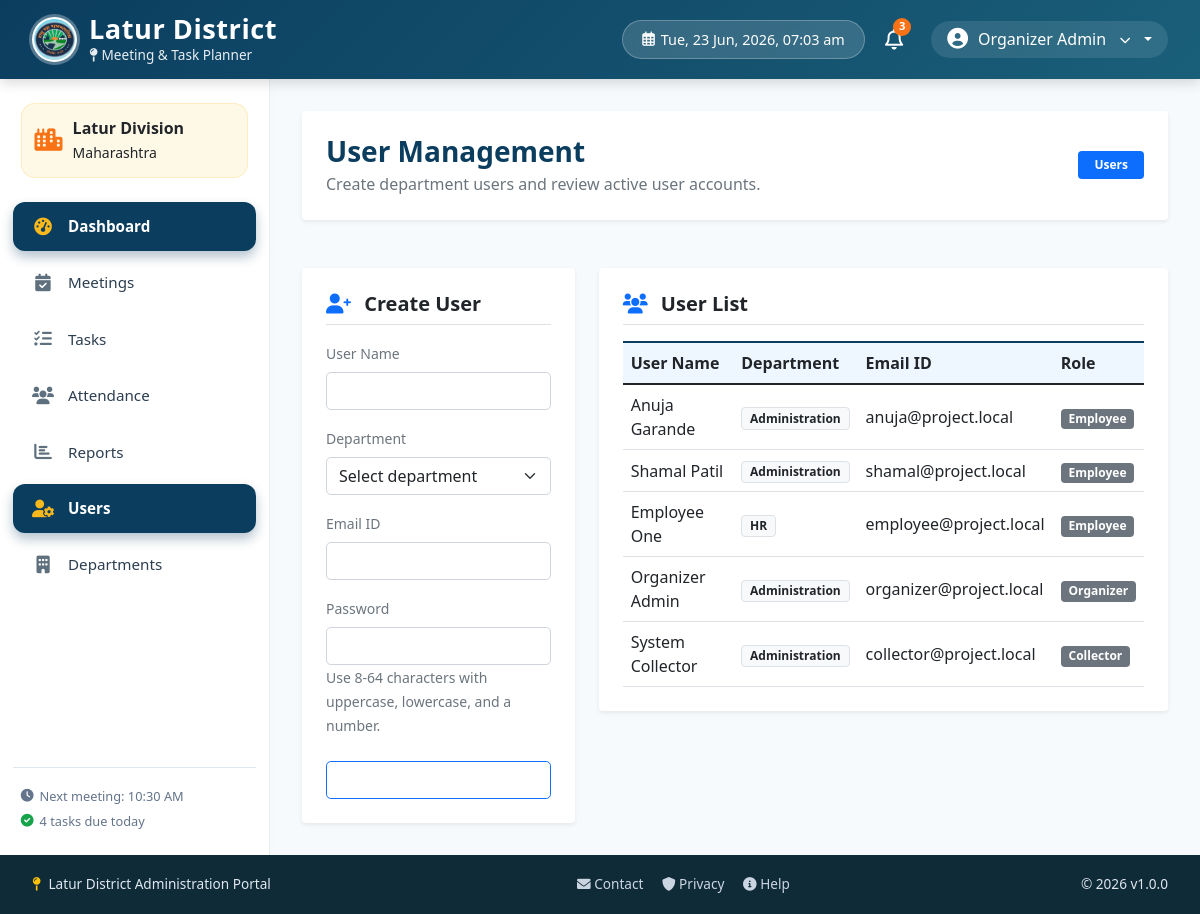
/modules/users/index.php (signed in), run on the app's committed database.
### tables this page shows
CREATE TABLE IF NOT EXISTS users (
  id INT AUTO_INCREMENT PRIMARY KEY,
  name VARCHAR(100) NOT NULL,
  email VARCHAR(150) NOT NULL UNIQUE,
  password VARCHAR(255) NOT NULL,
  role VARCHAR(50) NOT NULL,
  department VARCHAR(100) NOT NULL,
  isDeleted ENUM('Yes','No') NOT NULL DEFAULT 'No'
);

### modules/users/index.php (the view, shortened to what this page needs)
<?php
include_once '../../includes/header.php';
$conn = getDBConnection();
$old = $_SESSION['user_form_old'] ?? ['name' => '', 'department' => '', 'email' => ''];
$result = $conn->query("SELECT id, name, email, role, department FROM users WHERE isDeleted = 'No' ORDER BY id DESC");
$users = $result ? $result->fetch_all(MYSQLI_ASSOC) : [];
?>
<div class="row g-4">
    <div class="col-12">
        <div class="card p-4 border-0 mb-4 shadow-sm bg-white">
            <div class="d-flex justify-content-between align-items-center flex-wrap gap-2">
                <div>
                    <h3 class="fw-bold mb-1" style="color: #0b3d5f;">User Management</h3>
                    <p class="text-muted mb-0">Create department users and review active user accounts.</p>
                </div>
                <span class="badge bg-primary px-3 py-2">Users</span>
            </div>
        </div>
    </div>
    <div class="col-lg-4">
        <div class="card border-0 shadow-sm bg-white p-4">
            <h5 class="fw-bold text-gov-blue mb-3 border-bottom pb-2">
                <i class="fas fa-user-plus text-primary me-2"></i> Create User
            </h5>
            <form action="../../controllers/UserController.php" method="POST">
                <div class="mb-3">
                    <label class="form-label small fw-semibold text-secondary">User Name</label>
                    <input type="text" name="name" class="form-control rounded-3" value="<?php echo htmlspecialchars($old['name'] ?? ''); ?>" required minlength="3" maxlength="100">
                </div>
                <div class="mb-3">
                    <label class="form-label small fw-semibold text-secondary">Department</label>
                    <select name="department" class="form-select rounded-3" required>
                        <option value="">Select department</option>
                    </select>
                </div>
                <div class="mb-3">
                    <label class="form-label small fw-semibold text-secondary">Email ID</label>
                    <input type="email" name="email" class="form-control rounded-3" value="<?php echo htmlspecialchars($old['email'] ?? ''); ?>" required maxlength="150">
                </div>
                <div class="mb-4">
                    <label class="form-label small fw-semibold text-secondary">Password</label>
                    <input type="password" name="password" class="form-control rounded-3" required minlength="8" maxlength="64">
                    <small class="text-muted">Use 8-64 characters with uppercase, lowercase, and a number.</small>
                </div>
                <button type="submit" class="btn btn-primary rounded-3 w-100" style="background-color: var(--gov-blue);">
                    <i class="fas fa-save me-1"></i> Create User
                </button>
            </form>
        </div>
    </div>
    <div class="col-lg-8">
        <div class="card border-0 shadow-sm bg-white p-4">
            <h5 class="fw-bold text-gov-blue mb-3 border-bottom pb-2">
                <i class="fas fa-users text-primary me-2"></i> User List
            </h5>
            <div class="table-responsive">
                <table class="table table-hover align-middle mb-0">
                    <thead style="background:#eef6ff; border-top: 2px solid #0b3d5f;">
                        <tr>
                            <th>User Name</th>
                            <th>Department</th>
                            <th>Email ID</th>
                            <th>Role</th>
                        </tr>
                    </thead>
                    <tbody>
                        <?php if (empty($users)): ?>
                            <tr>
                                <td colspan="4" class="text-center py-4 text-muted">No users found.</td>
                            </tr>
                        <?php else: ?>
                            <?php foreach ($users as $user): ?>
                                <tr>
                                    <td class="fw-semibold text-dark"><?php echo htmlspecialchars($user['name']); ?></td>
                                    <td><span class="badge bg-light text-dark border"><?php echo htmlspecialchars($user['department']); ?></span></td>
                                    <td><?php echo htmlspecialchars($user['email']); ?></td>
                                    <td><span class="badge bg-secondary"><?php echo htmlspecialchars($user['role']); ?></span></td>
                                </tr>
                            <?php endforeach; ?>
                        <?php endif; ?>
                    </tbody>
                </table>
            </div>
        </div>
    </div>
</div>
<?php
include_once '../../includes/footer.php';
?>

### data on the page
users: name "Anuja Garande", department "Administration", email "anuja@project.local", role "Employee"
users: name "Shamal Patil", department "Administration", email "shamal@project.local", role "Employee"
users: name "Employee One", department "HR", email "employee@project.local", role "Employee"
users: name "Organizer Admin", department "Administration", email "organizer@project.local", role "Organizer"
users: name "System Collector", department "Administration", email "collector@project.local", role "Collector"

### other printed values
$userName "Organizer Admin"
